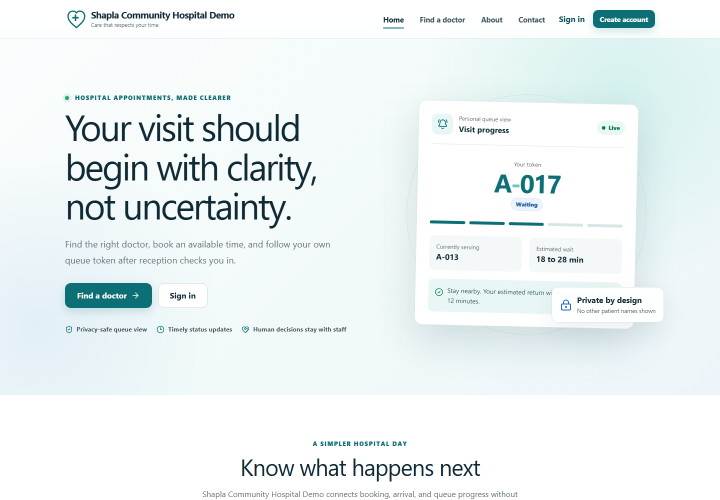
#> input picture report_assets/screenshots/01-public-home.png, 1440 x 1000 px (shown at 1/2 size)
$ python generate_interface_montages.py
#> lines starting #> are read from the running program, lines starting #| are printed output that depends on the picture
"""Create compact report figures from the synthetic interface captures."""

from pathlib import Path

from PIL import Image, ImageDraw, ImageFont


ROOT = Path(__file__).resolve().parents[2]
SOURCE = ROOT / "report_assets" / "screenshots"
OUTPUT = ROOT / "report_assets" / "diagrams"

GROUPS = [
    (
        "09_public_patient_interfaces.png",
        [
            ("01-public-home.png", "Public home"),
            ("02-doctor-directory.png", "Doctor directory"),
            ("03-patient-dashboard.png", "Patient dashboard"),
            ("04-appointment-booking.png", "Appointment booking"),
        ],
    ),
    (
        "10_patient_assistant_queue.png",
        [
            ("05-patient-assistant-live-availability.png", "Live availability answer"),
            ("11-patient-live-queue-called.png", "Private live queue"),
        ],
    ),
    (
        "11_reception_interfaces.png",
        [
            ("06-reception-dashboard.png", "Reception dashboard"),
            ("07-reception-checked-in-appointment.png", "Completed check in"),
        ],
    ),
    (
        "12_doctor_interfaces.png",
        [
            ("08-doctor-dashboard.png", "Doctor dashboard"),
            ("09-doctor-assistant-workload.png", "Workload answer"),
            ("10-doctor-queue-called-patient.png", "Doctor queue"),
        ],
    ),
    (
        "13_administrator_interfaces.png",
        [
            ("12-administrator-dashboard.png", "Administrator dashboard"),
            ("13-administrator-schedules.png", "Schedule management"),
            ("14-administrator-audit-trail.png", "Audit search"),
            ("15-administrator-assistant-summary.png", "Operational summary"),
        ],
    ),
]


def font(size: int, bold: bool = False):
    name = "arialbd.ttf" if bold else "arial.ttf"
    path = Path("C:/Windows/Fonts") / name
    return ImageFont.truetype(str(path), size)


def create_montage(output_name: str, entries: list[tuple[str, str]]) -> None:
#> called with output_name = '09_public_patient_interfaces.png'
    columns = 2 if len(entries) > 1 else 1
    rows = (len(entries) + columns - 1) // columns
    cell_width = 1160
    image_width = 1080
    image_height = 750
    label_height = 50
    gap = 36
    outer = 44
    canvas_width = columns * cell_width + (columns - 1) * gap + outer * 2
    canvas_height = rows * (image_height + label_height) + (rows - 1) * gap + outer * 2
    canvas = Image.new("RGB", (canvas_width, canvas_height), "white")
#> canvas: PIL image 2444x1724 RGB; every value is 255
    draw = ImageDraw.Draw(canvas)
    label_font = font(29, bold=True)

    for index, (filename, label) in enumerate(entries):
        row = index // columns
        column = index % columns
        x = outer + column * (cell_width + gap)
        y = outer + row * (image_height + label_height + gap)
        image = Image.open(SOURCE / filename).convert("RGB")
#> image is the input picture: PIL image 1440x1000 RGB; mean R, G, B 235.8, 243.1, 243.8
        image.thumbnail((image_width, image_height), Image.Resampling.LANCZOS)
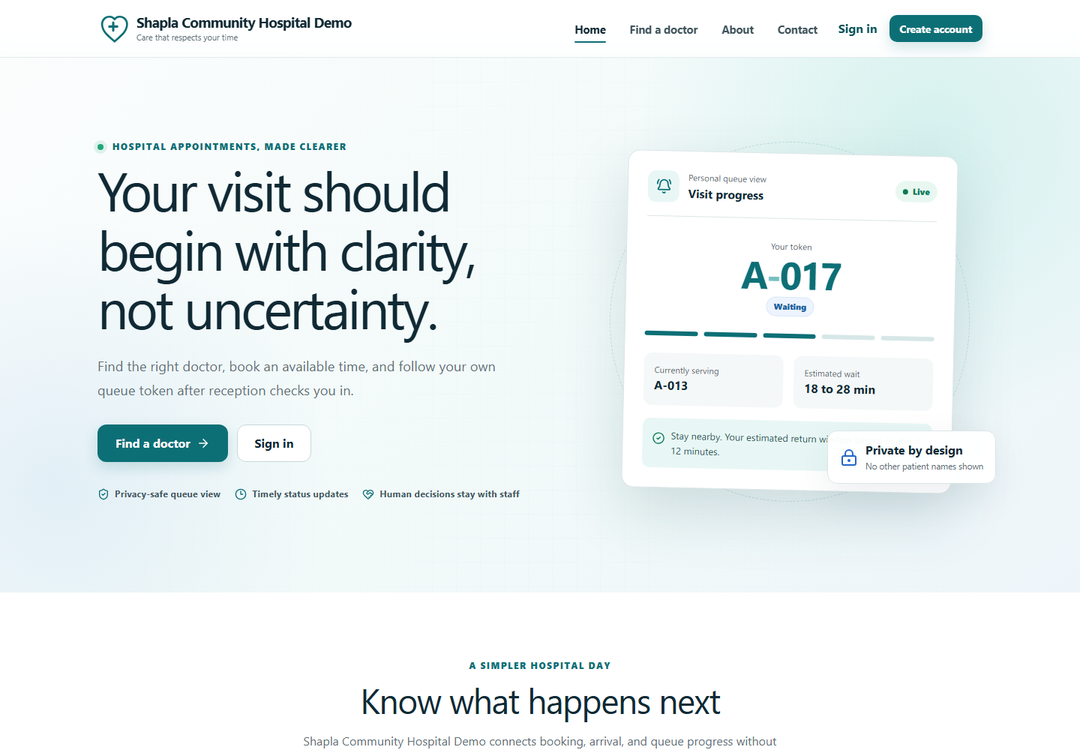
#> image: PIL image 1080x750 RGB; mean R, G, B 235.7, 243, 243.7
        image_x = x + (cell_width - image.width) // 2
#> image_x = 84
        image_y = y
        canvas.paste(image, (image_x, image_y))
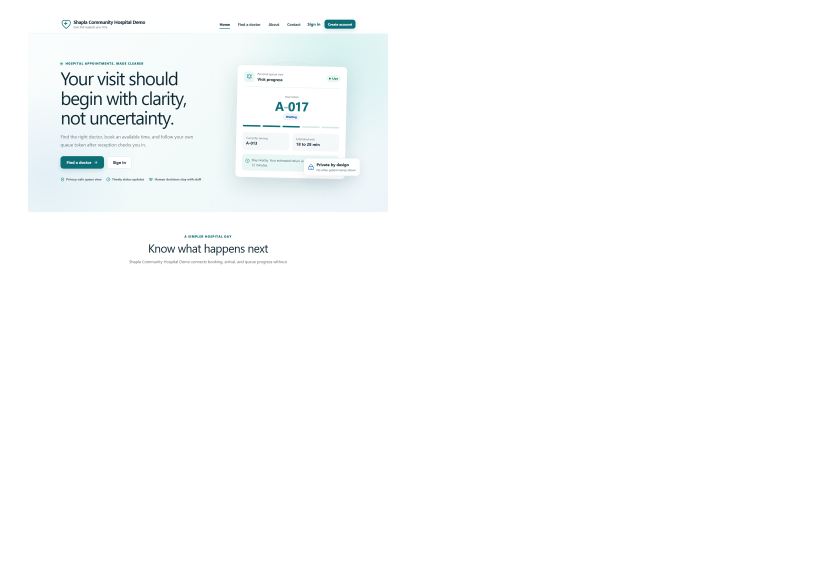
#> canvas: PIL image 2444x1724 RGB (shown at 1/3 size); mean R, G, B 251.3, 252.7, 252.8
        draw.rectangle((image_x - 1, image_y - 1, image_x + image.width, image_y + image.height), outline="#59636e", width=2)
        bounds = draw.textbbox((0, 0), label, font=label_font)
#> bounds = (0, 5, 177, 27)
        label_width = bounds[2] - bounds[0]
#> label_width = 177
        draw.text((x + (cell_width - label_width) // 2, y + image_height + 10), label, fill="#111111", font=label_font)

    canvas.save(OUTPUT / output_name, optimize=True)
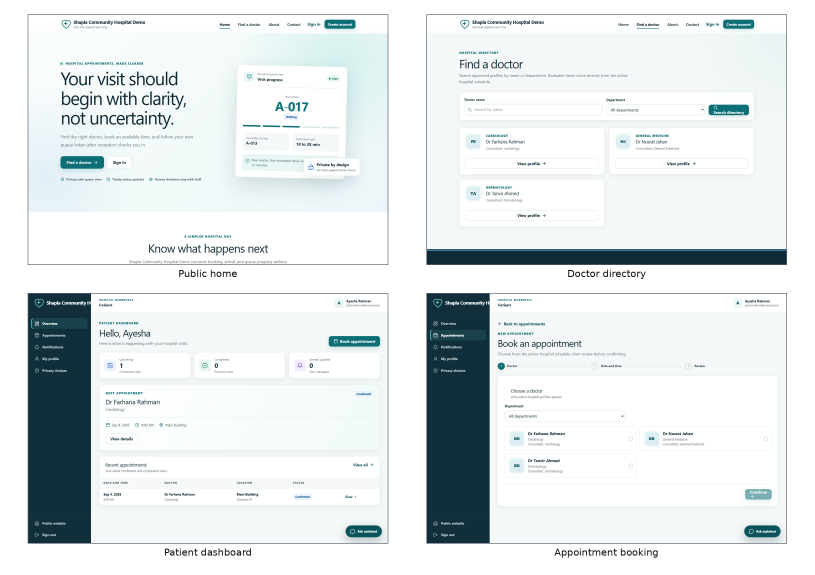
#> saved as 09_public_patient_interfaces.png: PIL image 2444x1724 RGB (shown at 1/3 size); mean R, G, B 225.8, 231.3, 232.5


def main() -> None:
    OUTPUT.mkdir(parents=True, exist_ok=True)
    for output_name, entries in GROUPS:
        create_montage(output_name, entries)
    print(f"Created {len(GROUPS)} interface montage figures")


if __name__ == "__main__":
#> (the run stopped early here; a loop or call above may not have finished)
